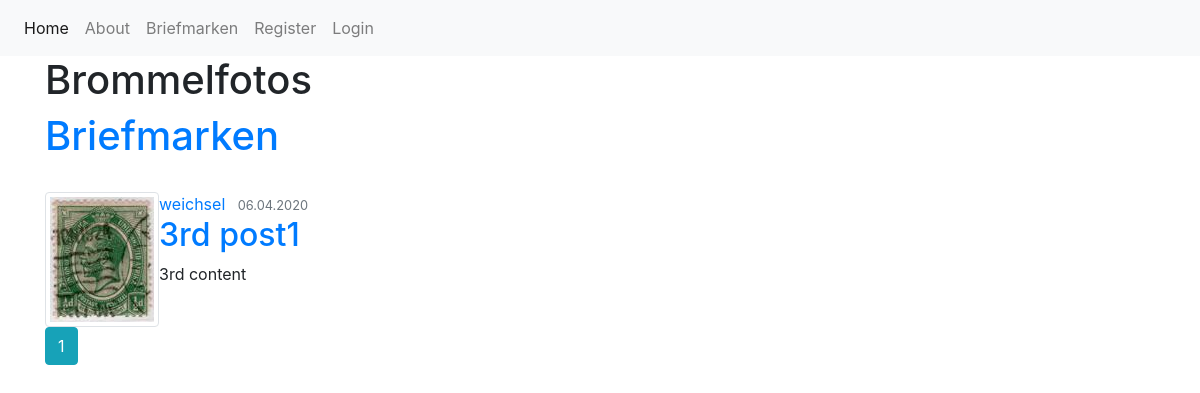
Page /home on the earlier database version.
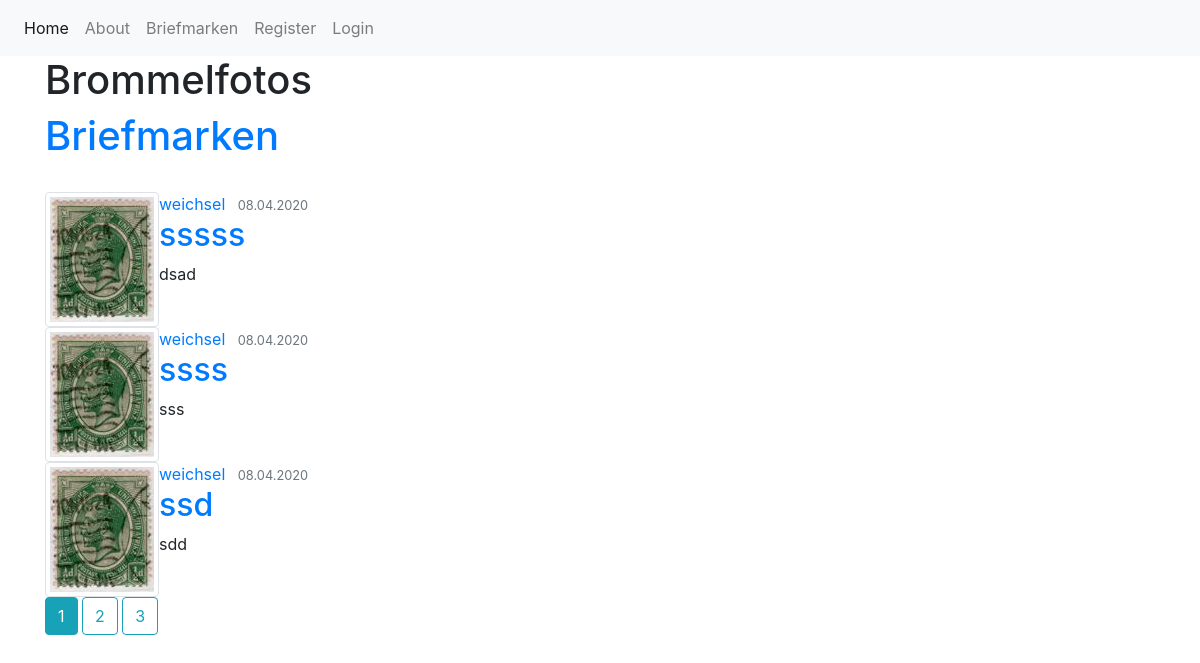
Same page on the later database version.
### stamp_manager/models.py (models this page shows, shortened)
class Post(db.Model):
    id = db.Column(db.Integer, primary_key=True)
    title = db.Column(db.String(100), nullable=True)
    date_posted =  db.Column(db.DateTime, nullable=False, default=datetime.utcnow)
    content = db.Column(db.Text, nullable=False)
    user_id = db.Column(db.Integer, db.ForeignKey('user.id'), nullable = False)

class User(db.Model, UserMixin):
    id = db.Column(db.Integer, primary_key=True)
    username = db.Column(db.String(20), unique=True, nullable=True)
    email = db.Column(db.String(120), unique=True, nullable=True)
    image_file = db.Column(db.String(20), nullable=True, default='default.jpg')
    password = db.Column(db.String(60), nullable=False)
    posts = db.relationship('Post', backref='author', lazy=True)

### stamp_manager/routes.py (the view)
@app.route('/')
@app.route('/home')
def home():
    page = request.args.get('page', 1, type=int)
    posts = Post.query.order_by(Post.date_posted.desc()).paginate(page=page, per_page=3)
    return render_template('home.html', title="Home", posts=posts)

### stamp_manager/templates/home.html
{% extends 'layout.html' %}
{% block body %}
<h1>Brommelfotos</h1>
<h1><a href="articles">Briefmarken</a> </h1>
<br>
{% for post in posts.items %}
<article class="media content-section">
    <img class="img-thumbnail" src="{{ url_for('static', filename='pics/'+ post.author.image_file) }}">
    <div class="media-body">
        <div class="article-metadata">
            <a class="mr-2" href="#">{{ post.author.username }}</a>
            <small class="text-muted">{{ post.date_posted.strftime('%d.%m.%Y') }}</small>
        </div>
        <h2><a class="article-title" href="{{ url_for('post', post_id = post.id) }}">{{ post.title }}</a></h2>
        <p class="article-content">{{ post.content }}</p>
    </div>
</article>
{% endfor %}
{% for page_num in posts.iter_pages(left_edge=1, right_edge=1, left_current=1, right_current=2) %}
    {% if page_num %}
        {% if posts.page == page_num %}
            <a class="btn btn-info mb-4" href="{{ url_for('home', page= page_num) }}">{{ page_num }}</a>
        {% else %}
            <a class="btn btn-outline-info mb-4" href="{{ url_for('home', page= page_num) }}">{{ page_num }}</a>
        {% endif %}
    {% else %}
        ...
    {% endif %}
{% endfor %}
{% endblock %}

### stamp_manager/templates/layout.html (shortened to what this page needs)
<!doctype html>
<html lang="de">
<head>
    <link rel="stylesheet" href="https://stackpath.bootstrapcdn.com/bootstrap/4.4.1/css/bootstrap.min.css"
>
</head>
<body>
    <nav class="navbar navbar-expand-lg navbar-light bg-light" >
        <div class="collapse navbar-collapse" id="navbarSupportedContent">
            <ul class="navbar-nav mr-auto">
                <li class="nav-item active">
                    <a class="nav-link" href="/">Home <span class="sr-only">(current)</span></a>
                </li>
                <li class="nav-item">
                    <a class="nav-link" href="/about">About</a>
                </li>
                <li class="nav-item">
                    <a class="nav-link" href="/articles">Briefmarken</a>
                </li>
                {% if current_user.is_authenticated %}
                    <li class="nav-item">
                        <a class="nav-link" href="{{ url_for('account') }}">Account</a>
                    </li>
                    <li class="nav-item"></li>
                        <a class="nav-link" href="/logout">Logout</a>
                    </li>
                    <li class="nav-item"></li>
                        <a class="nav-link" href="{{ url_for('new_post') }}">New Post</a>
                    </li>
                {% else %}
                    <li class="nav-item">
                        <a class="nav-link" href="/register">Register</a>
                    </li>
                    <li class="nav-item">
                        <a class="nav-link" href="/login">Login</a>
                    </li>
                {% endif %}
            </ul>
        </div>
    </nav>
    <div class="container">
        {% block body %}{% endblock %}
    </div>
</body>
</html>

Differences in the rows shown:
no longer on this page (row unchanged): Post: image_file (picture), author.username "weichsel", date_posted "06.04.2020", title "3rd post1", content "3rd content"
added Post: image_file (picture), author.username "weichsel", date_posted "08.04.2020", title "sssss", content "dsad"
added Post: image_file (picture), author.username "weichsel", date_posted "08.04.2020", title "ssss", content "sss"
added Post: image_file (picture), author.username "weichsel", date_posted "08.04.2020", title "ssd", content "sdd"
Other differences:
new list line: "2"
new list line: "3"
